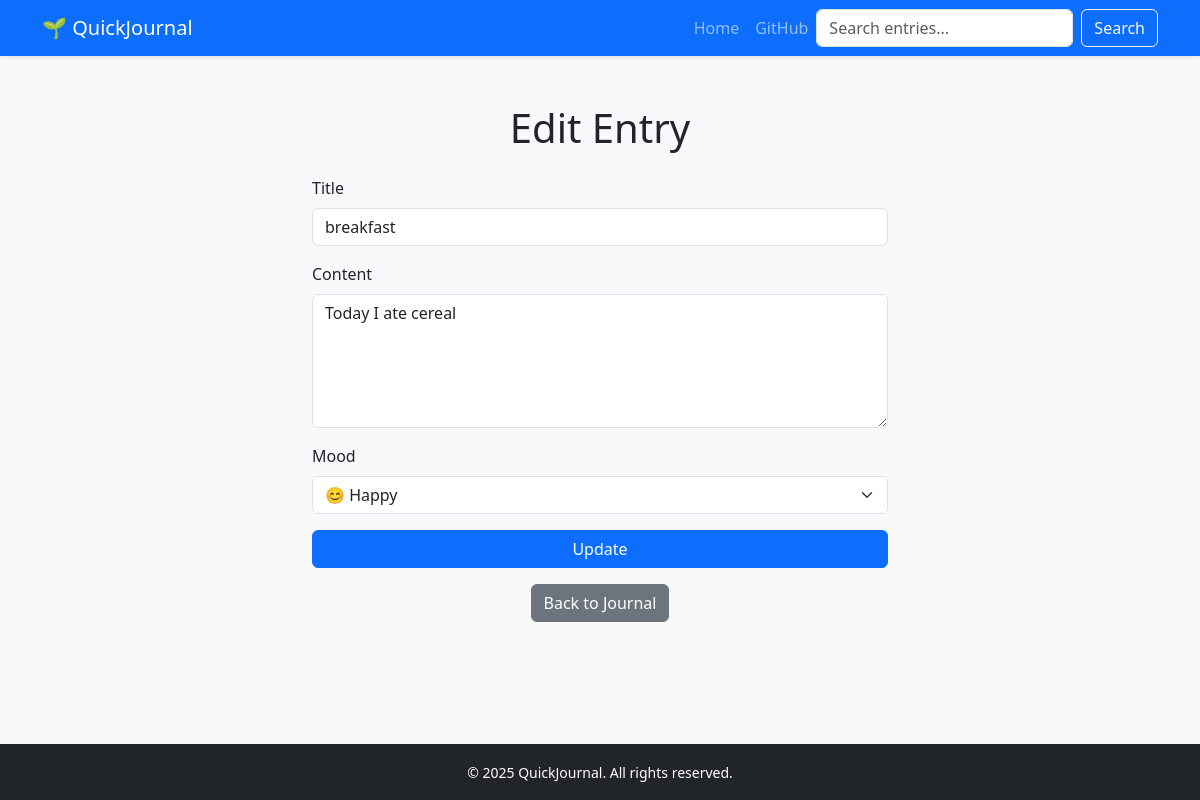
Screenshot of /edit/1 with the database file from the repository.
### models.py (models this page shows, shortened)
class JournalEntry(db.Model):
    id = db.Column(db.Integer, primary_key=True)
    title = db.Column(db.String(200), nullable=False)
    mood = db.Column(db.String(100))
    content = db.Column(db.Text, nullable=False)
    date_created = db.Column(db.DateTime, default=func.now())
    user_id = db.Column(
        db.Integer, db.ForeignKey("user.id"), nullable=True
    )  # will be added later

### app.py (the view)
@app.route("/edit/<int:id>", methods=["GET", "POST"])
def edit(id):
    entry = JournalEntry.query.get_or_404(id)
    if request.method == "POST":
        entry.title = request.form["title"]
        entry.content = request.form["content"]
        entry.mood = request.form.get("mood")
        try:
            db.session.commit()
            return redirect("/")
        except Exception as e:
            print(f"Error updating: {e}")
            return "There was a problem updating that entry."
    else:
        return render_template("edit.html", entry=entry, mood_icons=mood_icons)

### templates/edit.html (shortened to what this page needs)
{% extends "base.html" %}
{% block content %}
<div class="container mt-5" style="max-width: 600px;">
    <h1 class="text-center mb-4">Edit Entry</h1>
    <form method="POST">
        <div class="mb-3">
            <label for="title" class="form-label">Title</label>
            <input type="text" name="title" id="title" class="form-control" value="{{ entry.title }}" required>
        </div>
        <div class="mb-3">
            <label for="content" class="form-label">Content</label>
            <textarea name="content" id="content" class="form-control" rows="5" required>{{ entry.content }}</textarea>
        </div>
        <div class="mb-3">
            <label for="mood" class="form-label">Mood</label>
            <select name="mood" id="mood" class="form-select">
                {% for mood_key, mood_value in mood_icons.items() %}
                    <option value="{{ mood_key }}" {% if entry.mood == mood_key %}selected{% endif %}>
                        {{ mood_value }}
                    </option>
                {% endfor %}
            </select>
        </div>
        <button type="submit" class="btn btn-primary w-100">Update</button>
    </form>
    <div class="text-center mt-3">
        <a href="/" class="btn btn-secondary">Back to Journal</a>
    </div>
</div>
{% endblock %}

### rows the page displays
JournalEntry: title "breakfast", content "Today I ate cereal", mood "😊 Happy"
